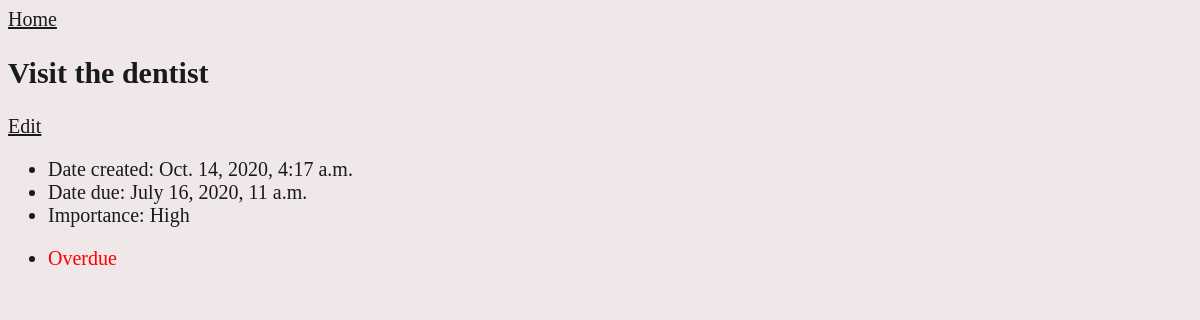
The app's page /todo/2/ with its own data.
### todo/models.py (models this page shows, shortened)
class Task(models.Model):
  task_text = models.CharField(max_length=200)
  creation_date = models.DateTimeField('date created')
  due_date = models.DateTimeField('date[when] due')
  importance = models.CharField(max_length=20)
  user = models.ForeignKey(User, on_delete = models.CASCADE, blank = True, null = True)
  def is_due(self):
    d = datetime.datetime.now()
    timezone = pytz.timezone("Africa/Lagos")
    d_aware = timezone.localize(d)
    return self.due_date <= d_aware

### todo/views.py (the view)
# urls.py: path('<int:pk>/', views.DetailView.as_view(), name='details'),
class DetailView(generic.DetailView):
  model = Task
  template_name = 'todo/details.html'

### todo/templates/todo/details.html (shortened to what this page needs)
{% load static %}
<html>
  <head>
    <link rel="stylesheet" href="{% static 'css/styles.css' %}">
  </head>
  <body>
    {% if task %}
      <a href="{% url 'todo:index' %}">Home</a>
      <h2>{{task.task_text}}</h2>
      <a href="{% url 'todo:edit' task.id%} ">Edit</a>
      <div>
        <ul>
          <li>Date created: {{task.creation_date}}</li>
          <li>Date due: {{task.due_date}}</li>
          <li>Importance: {{task.importance}}</li>
          <li>
            {% if task.is_due %}
              <p style="color: red">Overdue</p>
            {% else %}
              <p style="color: green">Not yet due</p>
            {% endif %}
          </li>
        </ul>
      </div>
    {% endif %}
  </body>
</html>

### todo/static/css/styles.css (style rules this page uses)
a { font-size: 20px; color: rgb(24, 27, 27); }
body { background-color: rgb(240, 232, 232); font-size: 20px; color: rgb(24, 27, 27); }

### records on screen
Task: task_text "Visit the dentist", creation_date "Oct. 14, 2020, 4:17 a.m.", due_date "July 16, 2020, 11 a.m.", importance "High"
